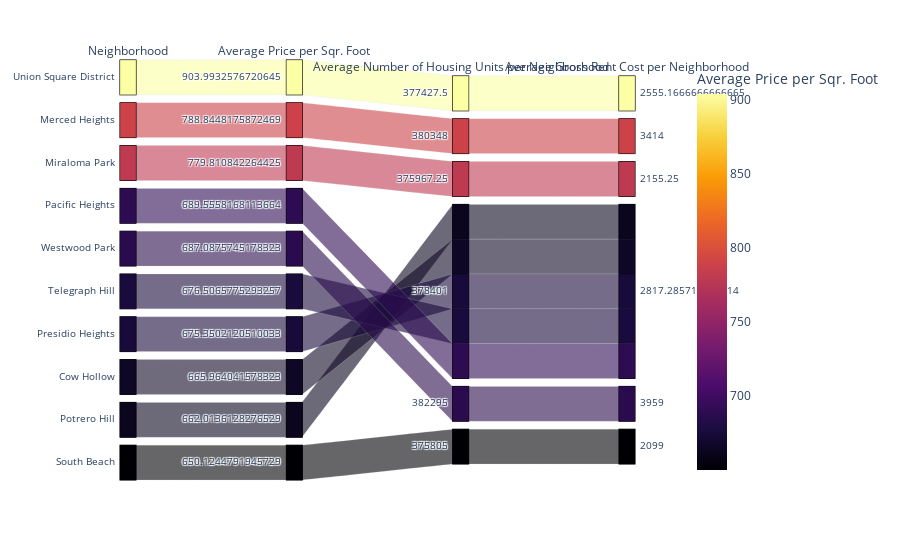

Here is the notebook cell this chart was saved with:
### Code cell
# Parallel Categories Plot
hood_prices.reset_index(inplace=True)
px.parallel_categories(
    hood_prices.head(10),
    dimensions=["neighborhood", "sale_price_sqr_foot", "housing_units", "gross_rent"],
    color="sale_price_sqr_foot",
    color_continuous_scale=px.colors.sequential.Inferno,
    labels={
        "neighborhood": "Neighborhood",
        "sale_price_sqr_foot": "Average Price per Sqr. Foot",
        "housing_units": "Average Number of Housing Units per Neighborhood",
        "gross_rent": "Average Gross Rent Cost per Neighborhood"
    },
)

### Figure 1 — Plotly figure (JSON) as saved in the notebook; plotly's stock layout.template omitted (floating-point values rounded to 4 significant figures)
{"data": [{"dimensions": [{"label": "Neighborhood", "values": ["Union Square District", "Merced Heights", "Miraloma Park", "Pacific Heights", "Westwood Park", "Telegraph Hill", "Presidio Heights", "Cow Hollow", "Potrero Hill", "South Beach"]}, {"label": "Average Price per Sqr. Foot", "values": [904.0, 788.8, 779.8, 689.6, 687.1, 676.5, 675.4, 666.0, 662.0, 650.1]}, {"label": "Average Number of Housing Units per Neighborhood", "values": [377400.0, 380348, 376000.0, 378401, 382295, 378401, 378401, 378401, 378401, 375805]}, {"label": "Average Gross Rent Cost per Neighborhood", "values": [2555.0, 3414, 2155.0, 2817.0, 3959, 2817.0, 2817.0, 2817.0, 2817.0, 2099]}], "domain": {"x": [0, 1], "y": [0, 1]}, "line": {"color": [904.0, 788.8, 779.8, 689.6, 687.1, 676.5, 675.4, 666.0, 662.0, 650.1], "coloraxis": "coloraxis"}, "name": "", "type": "parcats"}], "layout": {"autosize": true, "coloraxis": {"colorbar": {"title": {"text": "Average Price per Sqr. Foot"}}, "colorscale": [[0, "#000004"], [0.1111, "#1b0c41"], [0.2222, "#4a0c6b"], [0.3333, "#781c6d"], [0.4444, "#a52c60"], [0.5556, "#cf4446"], [0.6667, "#ed6925"], [0.7778, "#fb9b06"], [0.8889, "#f7d13d"], [1, "#fcffa4"]]}, "legend": {"tracegroupgap": 0}, "margin": {"t": 60}}}
